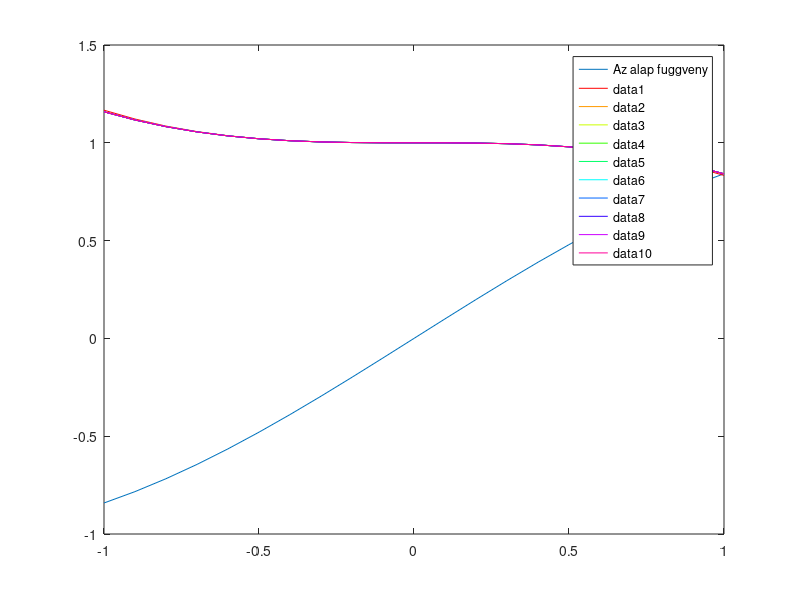

MATLAB code for this plot:
M=10;
x=-1:0.1:1
f=sin(x);
plot(x,f);
legend('Az alap fuggveny');
hold on;
szin=hsv(M);
s=1;
for i=1:M
    s=s+(-1).^i/factorial((2*i)+1) * x.^((2*i)+1)
    plot(x,s,'color',szin(i,:));
    pause(0.1);
end